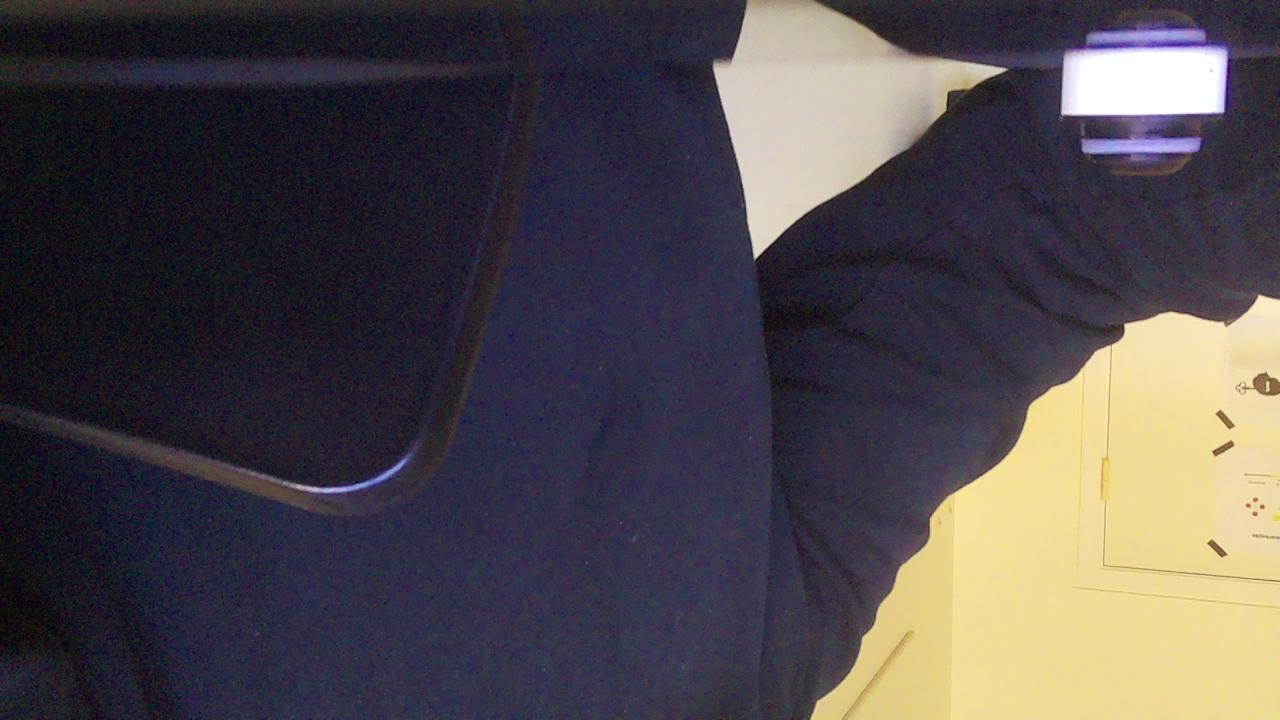
#> input picture Other Tests/Time test Raspberry Pi/image.jpg, 1280 x 720 px, found by its file name
$ python estimate_noise.py
#> lines starting #> are read from the running program, lines starting #| are printed output that depends on the picture; long printed decimals are rounded
#based on https://stackoverflow.com/questions/2440504/noise-estimation-noise-measurement-in-image

import cv2
import numpy as np
import math
import sys
import os
from scipy.signal import convolve2d

def estimate_noise(I):
    """
    Estimate the noise level in an image using a Laplacian filter.

    Parameters:
    I (numpy.ndarray): Grayscale input image

    Returns:
    float: Estimated noise standard deviation

    The matrix M is a Laplacian kernel (a discrete approximation of the Laplacian operator):
    - The Laplacian detects areas of rapid intensity change in the image
    - In a noisy image, random variations cause many small intensity changes
    - The sum of absolute values after convolution correlates with noise level
    - The kernel has a specific structure (sum of elements = 0) that makes it sensitive to noise
    - The central value (4) is positive while its neighbors are arranged to detect local variations
    - The normalization factor adjusts the sum to estimate the standard deviation of Gaussian noise
    """

    H, W = I.shape

    # Convert to numpy array for better performance
    M = np.array([[1, -2, 1],
                  [-2, 4, -2],
                  [1, -2, 1]])

    sigma = np.sum(np.sum(np.absolute(convolve2d(I, M))))
    sigma = sigma * math.sqrt(0.5 * math.pi) / (6 * (W-2) * (H-2))

    return sigma


if __name__ == "__main__":
    # Get image filename from command line arguments or use default
    image_path = "image.jpg"

    # Load the image
    img = cv2.imread(image_path, cv2.IMREAD_GRAYSCALE)
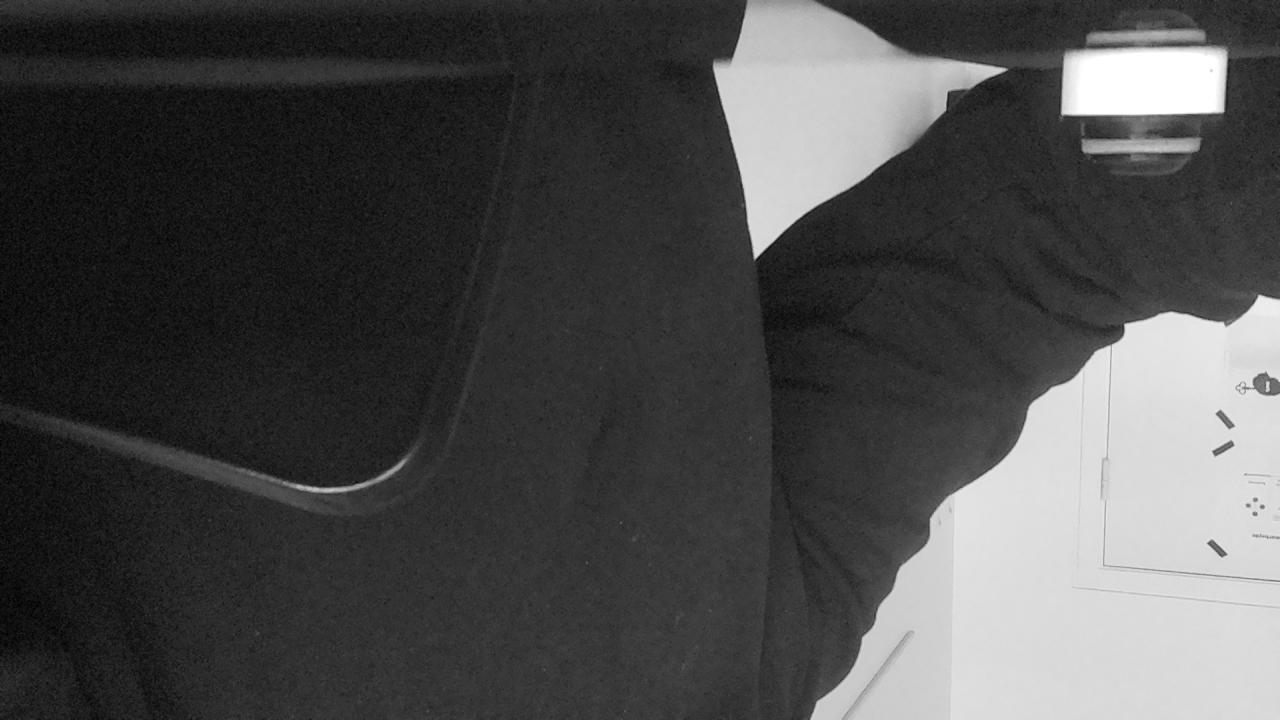
#> img: shape (720, 1280); min 0, max 255, mean 75.3

    noise_level = estimate_noise(img)
#> in estimate_noise, `sigma = np.sum(np.sum(np.absolute(convolve2d(I, M))))`: sigma = 2849094
#> in estimate_noise, `sigma = sigma * math.sqrt(0.5 * math.pi) / (6 * (W-2) * (H-2))`: sigma = 0.649
#> noise_level = 0.649
    print(f"Estimated noise level in '{image_path}': {noise_level:.6f}")
#| Estimated noise level in 'image.jpg': 0.6486
